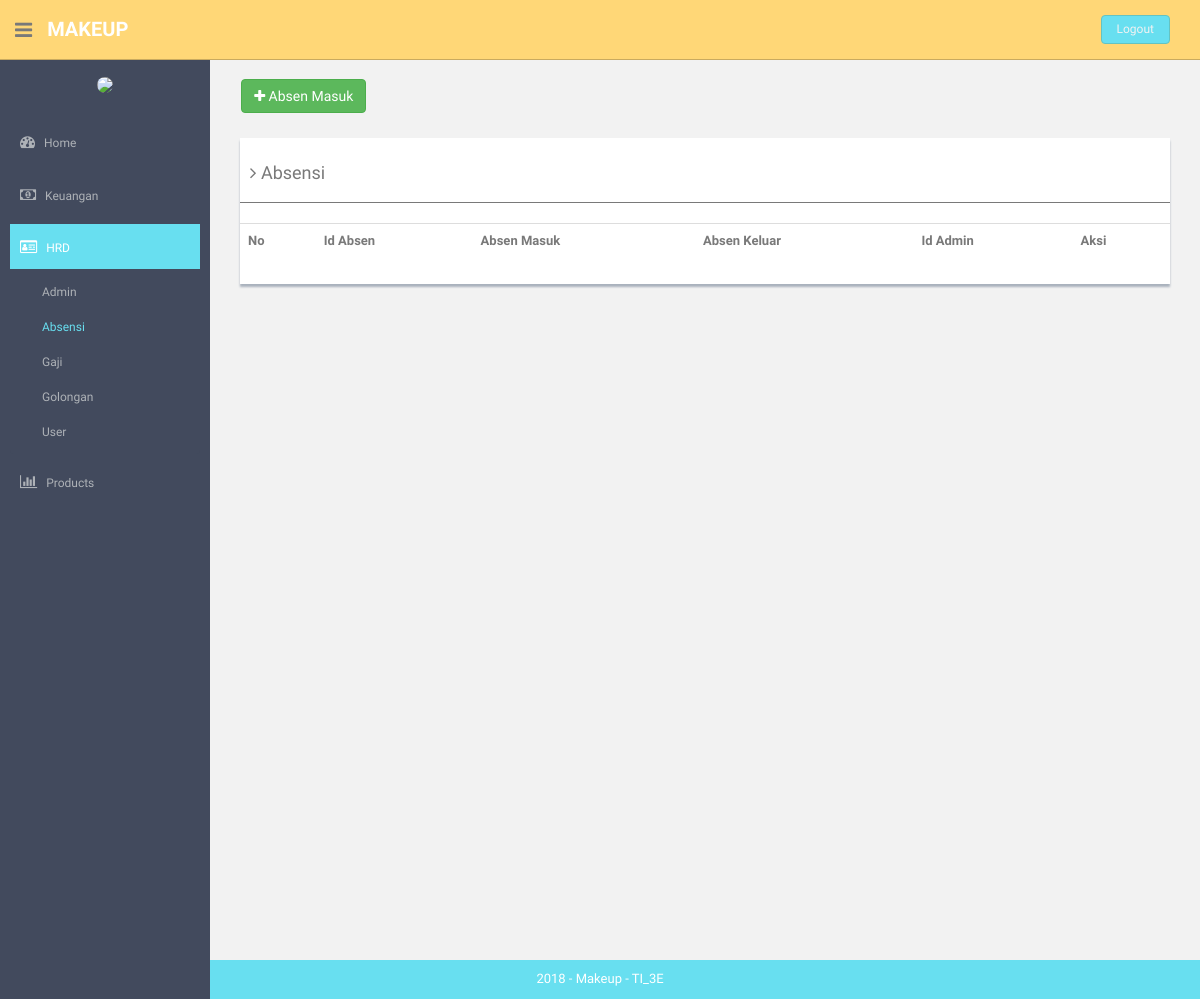
/index.php/absensi, run on an earlier commit of the app's database.
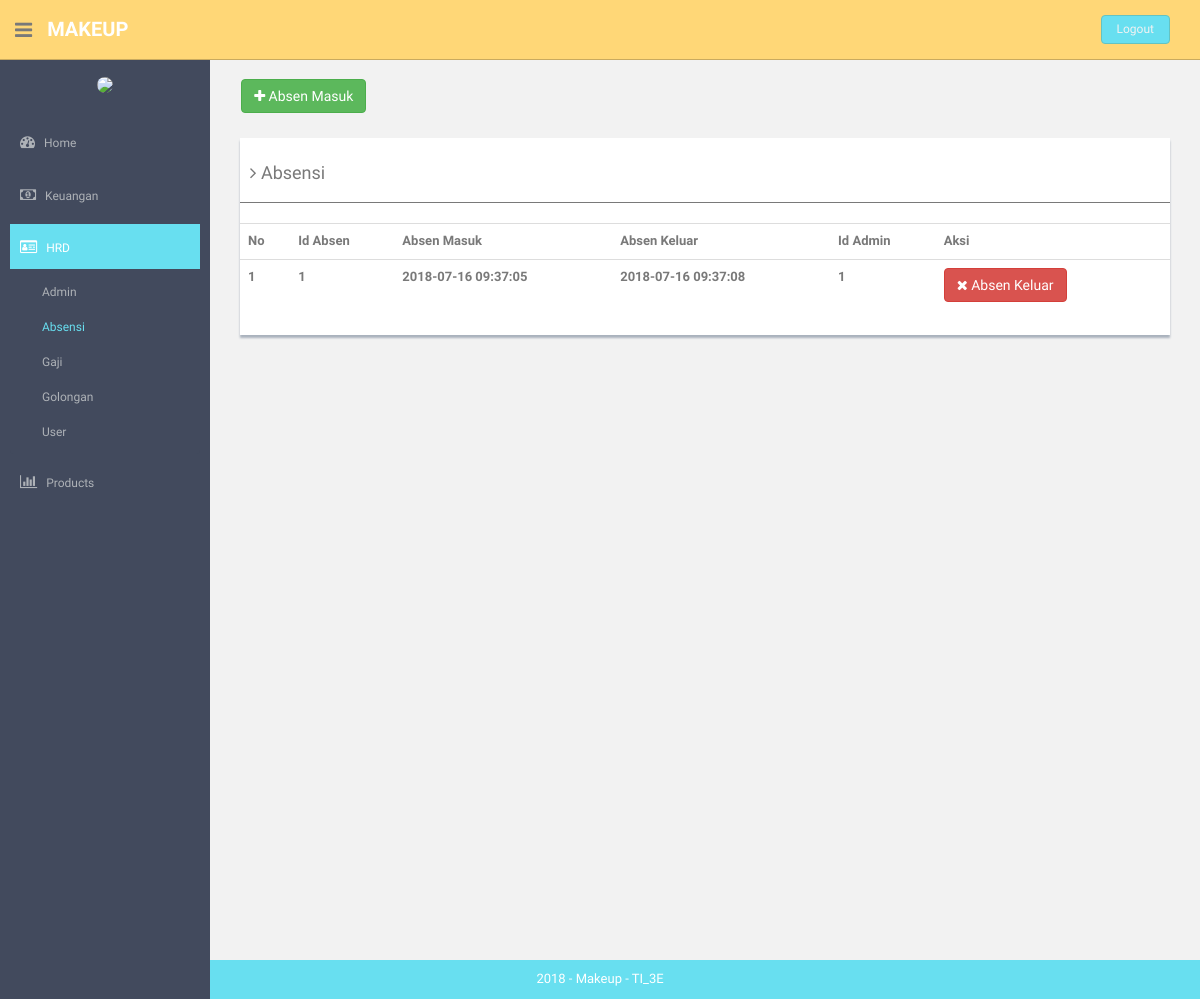
And on a later commit of the database.
### tables this page shows
CREATE TABLE `absensi` (
  `id_absen` int(11) NOT NULL,
  `tgl_masuk_jam` datetime NOT NULL,
  `tgl_pulang_jam` datetime DEFAULT NULL,
  `id_admin` int(11) NOT NULL
);

### application/controllers/Absensi.php (called while the page is built, shortened)
<?php
class Absensi extends CI_Controller {
	public function __construct()
	{
		$this->load->helper('url','form');
		$this->load->library('form_validation');
		$this->load->model('admin_model');
		$this->load->model('absensi_model');
		$this->load->helper('html');
		$this->load->library('image_lib');
	}
	public function index()
	{
		$object['absensi']=$this->absensi_model->getDataAbsensi();
		$cek['status'] = array(
        		'home'=>'',
        		'hrd'=>'active',
        		'keuangan'=>'',
        		'produk'=>'',
        		'pembelian'=>'',
        		'pemasukan'=>'',
        		'pengeluaran'=>'',
        		'utang'=>'',
                        'pemesanan'=>'',
                        'pembayaran'=>'',
        		'cash_flow'=>'',
        		'neraca'=>'',
        		'admin'=>'',
        		'gaji'=>'',
        		'golongan'=>'',
        		'absensi'=>'active',
        		'user'=>'',
        		'barang'=>'',
        		'supplier'=>'',
        		'kategori'=>'',
        		);
				$this->load->view('component/header',$cek);
				$this->load->view('absensi',$object);
				$this->load->view('component/footer');
	}
}

### index.php (called while the page is built, shortened)
<?php
require_once BASEPATH.'core/CodeIgniter.php';

### application/models/Absensi_model.php (called while the page is built, shortened)
<?php
class Absensi_model extends CI_Model {
	public function getDataAbsensi()
	{
		$query = $this->db->get('absensi');
		return $query->result();
	}
}

### application/views/absensi.php (the view)
<section id="main-content">
  <section class="wrapper site-min-height">
    <br>&nbsp;&nbsp;&nbsp;&nbsp;
    <a href="<?php echo base_url('index.php/absensi/form_absensi'); ?>"><button type="button" class="btn btn-success "><i class="fa fa-plus"> </i> Absen Masuk</button></a>
    <br>
    <div class="col-md-12 mt">
      <div class="content-panel">
        <table class="table table-hover">
          <h4><i class="fa fa-angle-right"></i> Absensi</h4>
          <hr>
          <tbody>
            <tr>
              <th>No</th>
              <th>Id Absen</th>
              <th>Absen Masuk</th>
              <th>Absen Keluar</th>
              <th>Id Admin</th>
              <th align="center">Aksi</th>
            </tr>
            <?php
            $no = 1;
            foreach ($absensi as $key): ?>
            <tr>
              <th><?php echo $no++ ?></th>
              <th><?php echo $key->id_absen ?></th>
              <th><?php echo $key->tgl_masuk_jam ?></th>
              <th><?php echo $key->tgl_pulang_jam ?></th>
              <th><?php echo $key->id_admin ?></th>
              <td>
                <a class="btn btn-danger btn-s" href="<?php echo base_url('index.php/absensi/update'); ?>/<?php echo $key->id_absen ?>">
                  <i class="fa fa-times"></i>
                  Absen Keluar
                </a>&nbsp;&nbsp;&nbsp;&nbsp;
              </td>
            </tr>
            <?php endforeach; ?>
          </tbody>
        </table>
      </div>
      </div>
    </section>
    </section>

What changed in the data, as far as the page shows it:
added absensi: id_absen "1", tgl_masuk_jam "2018-07-16 09:37:05", tgl_pulang_jam "2018-07-16 09:37:08", id_admin "1"
